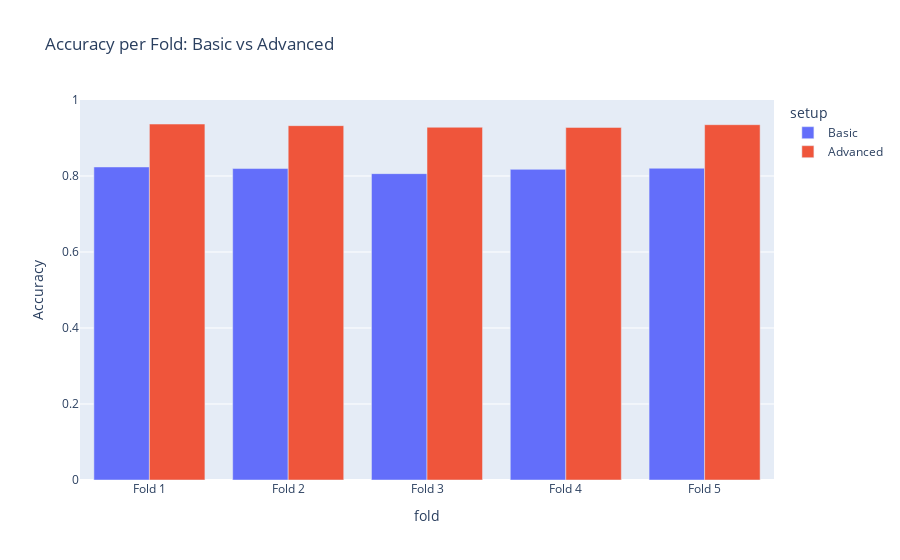

The code cell stored with this chart in its notebook:
### Markdown cell above
#### **Accuracy by Fold**

### Code cell
fig = px.bar(
    combined_df,
    x="fold",
    y="accuracy",
    color="setup",
    barmode="group",
    title="Accuracy per Fold: Basic vs Advanced"
)
fig.update_layout(yaxis_range=[0, 1], yaxis_title="Accuracy")
fig.show()

### Figure 1 — Plotly figure (JSON) as saved in the notebook; plotly's stock layout.template omitted (floating-point values rounded to 4 significant figures)
{"data": [{"alignmentgroup": "True", "hovertemplate": "setup=Basic<br>fold=%{x}<br>accuracy=%{y}<extra></extra>", "legendgroup": "Basic", "marker": {"color": "#636efa", "pattern": {"shape": ""}}, "name": "Basic", "offsetgroup": "Basic", "orientation": "v", "showlegend": true, "textposition": "auto", "type": "bar", "x": ["Fold 1", "Fold 2", "Fold 3", "Fold 4", "Fold 5"], "xaxis": "x", "y": [0.8238, 0.8196, 0.8062, 0.8175, 0.8204], "yaxis": "y"}, {"alignmentgroup": "True", "hovertemplate": "setup=Advanced<br>fold=%{x}<br>accuracy=%{y}<extra></extra>", "legendgroup": "Advanced", "marker": {"color": "#EF553B", "pattern": {"shape": ""}}, "name": "Advanced", "offsetgroup": "Advanced", "orientation": "v", "showlegend": true, "textposition": "auto", "type": "bar", "x": ["Fold 1", "Fold 2", "Fold 3", "Fold 4", "Fold 5"], "xaxis": "x", "y": [0.9367, 0.9325, 0.9283, 0.9279, 0.935], "yaxis": "y"}], "layout": {"barmode": "group", "legend": {"title": {"text": "setup"}, "tracegroupgap": 0}, "title": {"text": "Accuracy per Fold: Basic vs Advanced"}, "xaxis": {"anchor": "y", "domain": [0, 1], "title": {"text": "fold"}}, "yaxis": {"anchor": "x", "domain": [0, 1], "range": [0, 1], "title": {"text": "Accuracy"}}}}
